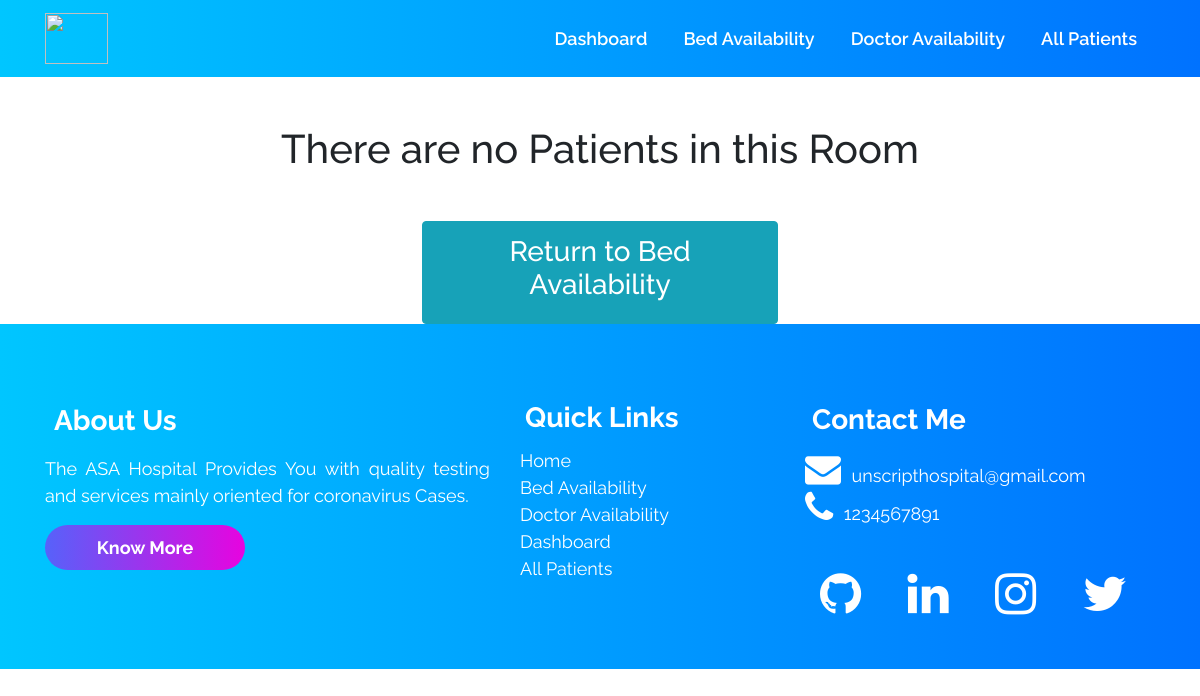
/bed-for-patient/43/, run on an earlier commit of the app's database.
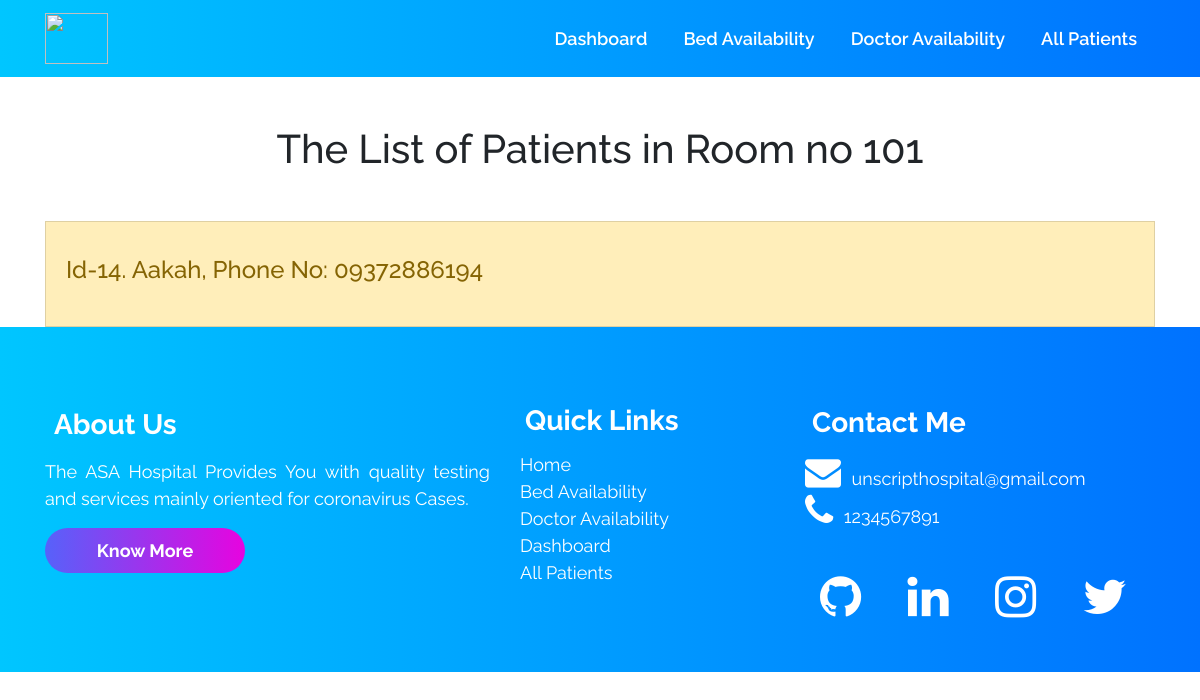
And on a later commit of the database.
### accounts/models.py (models this page shows, shortened)
class Patient (models.Model):
    patient_id = models.AutoField(primary_key=True)
    name = models.CharField(max_length=100)
    age = models.IntegerField()
    GENDERS = (
        (u'M', u'Male'),
        (u'F', u'Female'),
        (u'T', u'Transgender'),
        (u'O', u'Others'),
    )
    gender = models.CharField(max_length=2, null=True,
                              choices=GENDERS, default='M')
    phone = models.CharField(max_length=13)
    address = models.TextField(max_length=1000)
    email_id = models.EmailField(max_length=254)
    date_admitted = models.DateField(auto_now=False, auto_now_add=False)
    oxygen_level = models.IntegerField(default=90)
    temperature = models.IntegerField(default=97)
    decreased = models.BooleanField(default=False)
    doctor = models.ForeignKey(Doctor, on_delete=models.CASCADE, default="")
    covid_test_result = models.ForeignKey(
        Result, on_delete=models.CASCADE, default="")
    room_no_and_bed_no = models.ForeignKey(
        Room, on_delete=models.CASCADE, default="")

class Room (models.Model):
    floor_no = models.IntegerField(default=0)
    room_no = models.CharField(default="", max_length=500)
    ventilator = models.BooleanField(default=False)
    occupied = models.BooleanField(default=False)
    def __str__(self):
        return self.room_no

### accounts/views.py (the view)
def bedforpatient(request, bedno):
    print(bedno)
    print(type(bedno))
    patients = Patient.objects.filter(room_no_and_bed_no=bedno)
    try:
        empty = False
        context = {
            'patients': patients,
            'first_patient': patients[0],
            'empty': empty,
        }
    except:
        empty = True
        context = {
            'patients': patients,
            'empty': empty,
        }
    return render(request, 'patientsfrombedavailability.html', context)

### templates/patientsfrombedavailability.html (shortened to what this page needs)
{% extends 'innerbase.html' %}
{% load static %}
{% block body %}
{% if empty %}
<div class="container">
    <h1 class="text-center m-5">
        There are no Patients in this Room
    </h1>
    <div class="text-center">
        <a href="/bedavailability/">
            <button class="btn btn-info">
                <h3>Return to Bed Availability</h3>
            </button>
        </a>
    </div>
</div>
{% else %}
<div class="container">
    <h1 class="text-center m-5">The List of Patients in Room no
        {{first_patient.room_no_and_bed_no}}
    </h1>
    <ul class="list-group">
        {% for patient in patients %}
        <a href="/patients/{{patient.patient_id}}" style="text-decoration: none;">
            <li
                class="list-group-item list-group-item-action {% if patient.room_no_and_bed_no.occupied %} list-group-item-warning  {% endif %} {% if patient.room_no_and_bed_no.ventilator %} list-group-item-danger {% endif %}">
                <h4>Id-{{patient.patient_id}}. {{patient.name}}, Phone No: {{patient.phone}}</h4>
            </li>
        </a>
        {% endfor %}
    </ul>
</div>
{% endif %}
{% endblock %}

What changed in the data, as far as the page shows it:
added Patient: room_no_and_bed_no "101", patient_id "14", name "Aakah", phone "09372886194"
Also different on the page:
text no longer shown: "There are no Patients in this Room Return to Bed Availability"
text now shown: "The List of Patients in Room no"
